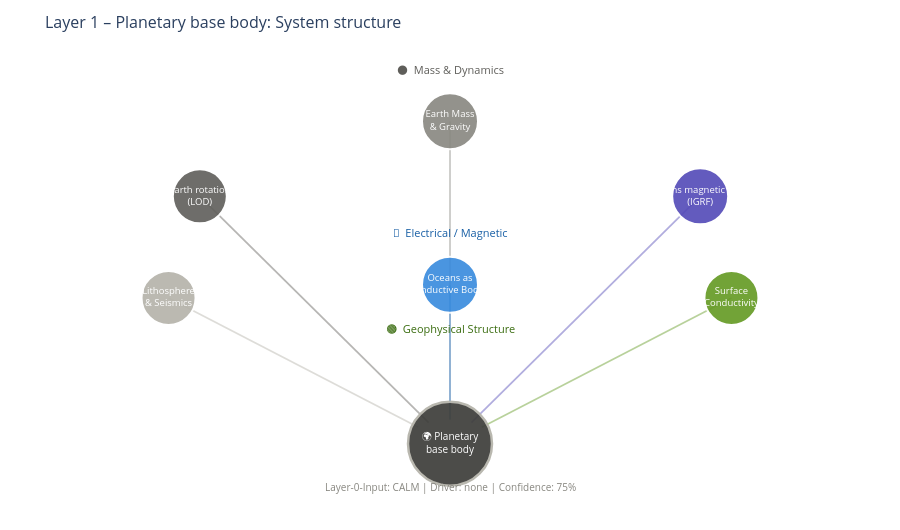

The code cell stored with this chart in its notebook:
### Markdown cell above
---
## 1. System Structure: The 6 Elements of Layer 1

### Code cell
elements = [
    {'name': 'Earth Mass<br>& Gravity',         'x': 0.50, 'y': 0.90, 'color': '#888780', 'sz': 56},
    {'name': 'Earth rotation<br>(LOD)',           'x': 0.18, 'y': 0.73, 'color': '#5F5E5A', 'sz': 54},
    {'name': 'Earths magnetic field<br>(IGRF)',         'x': 0.82, 'y': 0.73, 'color': '#534AB7', 'sz': 56},
    {'name': 'Lithosphere<br>& Seismics',       'x': 0.14, 'y': 0.50, 'color': '#B4B2A9', 'sz': 54},
    {'name': 'Surface<br>Conductivity', 'x': 0.86, 'y': 0.50, 'color': '#639922', 'sz': 54},
    {'name': 'Oceans as<br>Conductive Bodies',  'x': 0.50, 'y': 0.53, 'color': '#378ADD', 'sz': 56},
]
core = {'x': 0.50, 'y': 0.17}

fig = go.Figure()
for el in elements:
    dx = core['x'] - el['x']
    dy = core['y'] - el['y']
    dist = math.sqrt(dx**2 + dy**2)
    t = 0.055 / dist
    ex, ey = core['x'] - dx * t, core['y'] - dy * t
    fig.add_trace(go.Scatter(
        x=[el['x'], ex], y=[el['y'], ey], mode='lines',
        line=dict(color=el['color'], width=1.8), opacity=0.45,
        showlegend=False, hoverinfo='skip'
    ))

# Kern / Erdsystem
fig.add_trace(go.Scatter(
    x=[core['x']], y=[core['y']], mode='markers+text',
    marker=dict(size=84, color='#3d3d3a', opacity=0.92,
                line=dict(color='#B4B2A9', width=2.5)),
    text=['🌍 Planetary<br>base body'], textposition='middle center',
    textfont=dict(size=10, color='white'), showlegend=False, hoverinfo='skip'
))
for el in elements:
    fig.add_trace(go.Scatter(
        x=[el['x']], y=[el['y']], mode='markers+text',
        marker=dict(size=el['sz'], color=el['color'], opacity=0.90,
                    line=dict(color='white', width=2)),
        text=[el['name']], textposition='middle center',
        textfont=dict(size=9.5, color='white'),
        showlegend=False,
        hovertemplate=el['name'].replace('<br>',' ') + '<extra></extra>'
    ))

for txt, px, py, col in [
    ('⚫  Mass & Dynamics',          0.50, 0.99, '#5F5E5A'),
    ('🔵  Electrical / Magnetic',  0.50, 0.61, '#185FA5'),
    ('🟤  Geophysical Structure', 0.50, 0.40, '#3B6D11'),
]:
    fig.add_annotation(x=px, y=py, text=txt, showarrow=False,
                       xref='paper', yref='paper',
                       font=dict(size=11, color=col))

# Layer-0 context einblenden
if layer0:
    ctx = f'Layer-0-Input: {layer0["level"].upper()} | Driver: {layer0["dominant_driver"]} | Confidence: {layer0["confidence"]:.0%}'
    fig.add_annotation(x=0.5, y=0.03, text=ctx, showarrow=False,
                       xref='paper', yref='paper',
                       font=dict(size=10, color='#888780'))

fig.update_layout(
    title=dict(text='Layer 1 – Planetary base body: System structure', font=dict(size=16)),
    xaxis=dict(showgrid=False, zeroline=False, visible=False, range=[-0.05, 1.05]),
    yaxis=dict(showgrid=False, zeroline=False, visible=False, range=[0.02, 1.05]),
    plot_bgcolor='rgba(0,0,0,0)', paper_bgcolor='rgba(0,0,0,0)',
    height=530, margin=dict(l=20, r=20, t=55, b=20)
)
fig.show()

### Figure 1 — Plotly figure (JSON) as saved in the notebook; plotly's stock layout.template omitted (floating-point values rounded to 4 significant figures)
{"data": [{"hoverinfo": "skip", "line": {"color": "#888780", "width": 1.8}, "mode": "lines", "opacity": 0.45, "showlegend": false, "type": "scatter", "x": [0.5, 0.5], "y": [0.9, 0.225]}, {"hoverinfo": "skip", "line": {"color": "#5F5E5A", "width": 1.8}, "mode": "lines", "opacity": 0.45, "showlegend": false, "type": "scatter", "x": [0.18, 0.4727], "y": [0.73, 0.2178]}, {"hoverinfo": "skip", "line": {"color": "#534AB7", "width": 1.8}, "mode": "lines", "opacity": 0.45, "showlegend": false, "type": "scatter", "x": [0.82, 0.5273], "y": [0.73, 0.2178]}, {"hoverinfo": "skip", "line": {"color": "#B4B2A9", "width": 1.8}, "mode": "lines", "opacity": 0.45, "showlegend": false, "type": "scatter", "x": [0.14, 0.4595], "y": [0.5, 0.2072]}, {"hoverinfo": "skip", "line": {"color": "#639922", "width": 1.8}, "mode": "lines", "opacity": 0.45, "showlegend": false, "type": "scatter", "x": [0.86, 0.5405], "y": [0.5, 0.2072]}, {"hoverinfo": "skip", "line": {"color": "#378ADD", "width": 1.8}, "mode": "lines", "opacity": 0.45, "showlegend": false, "type": "scatter", "x": [0.5, 0.5], "y": [0.53, 0.225]}, {"hoverinfo": "skip", "marker": {"color": "#3d3d3a", "line": {"color": "#B4B2A9", "width": 2.5}, "opacity": 0.92, "size": 84}, "mode": "markers+text", "showlegend": false, "text": ["🌍 Planetary<br>base body"], "textfont": {"color": "white", "size": 10}, "textposition": "middle center", "type": "scatter", "x": [0.5], "y": [0.17]}, {"hovertemplate": "Earth Mass & Gravity<extra></extra>", "marker": {"color": "#888780", "line": {"color": "white", "width": 2}, "opacity": 0.9, "size": 56}, "mode": "markers+text", "showlegend": false, "text": ["Earth Mass<br>& Gravity"], "textfont": {"color": "white", "size": 9.5}, "textposition": "middle center", "type": "scatter", "x": [0.5], "y": [0.9]}, {"hovertemplate": "Earth rotation (LOD)<extra></extra>", "marker": {"color": "#5F5E5A", "line": {"color": "white", "width": 2}, "opacity": 0.9, "size": 54}, "mode": "markers+text", "showlegend": false, "text": ["Earth rotation<br>(LOD)"], "textfont": {"color": "white", "size": 9.5}, "textposition": "middle center", "type": "scatter", "x": [0.18], "y": [0.73]}, {"hovertemplate": "Earths magnetic field (IGRF)<extra></extra>", "marker": {"color": "#534AB7", "line": {"color": "white", "width": 2}, "opacity": 0.9, "size": 56}, "mode": "markers+text", "showlegend": false, "text": ["Earths magnetic field<br>(IGRF)"], "textfont": {"color": "white", "size": 9.5}, "textposition": "middle center", "type": "scatter", "x": [0.82], "y": [0.73]}, {"hovertemplate": "Lithosphere & Seismics<extra></extra>", "marker": {"color": "#B4B2A9", "line": {"color": "white", "width": 2}, "opacity": 0.9, "size": 54}, "mode": "markers+text", "showlegend": false, "text": ["Lithosphere<br>& Seismics"], "textfont": {"color": "white", "size": 9.5}, "textposition": "middle center", "type": "scatter", "x": [0.14], "y": [0.5]}, {"hovertemplate": "Surface Conductivity<extra></extra>", "marker": {"color": "#639922", "line": {"color": "white", "width": 2}, "opacity": 0.9, "size": 54}, "mode": "markers+text", "showlegend": false, "text": ["Surface<br>Conductivity"], "textfont": {"color": "white", "size": 9.5}, "textposition": "middle center", "type": "scatter", "x": [0.86], "y": [0.5]}, {"hovertemplate": "Oceans as Conductive Bodies<extra></extra>", "marker": {"color": "#378ADD", "line": {"color": "white", "width": 2}, "opacity": 0.9, "size": 56}, "mode": "markers+text", "showlegend": false, "text": ["Oceans as<br>Conductive Bodies"], "textfont": {"color": "white", "size": 9.5}, "textposition": "middle center", "type": "scatter", "x": [0.5], "y": [0.53]}], "layout": {"annotations": [{"font": {"color": "#5F5E5A", "size": 11}, "showarrow": false, "text": "⚫  Mass & Dynamics", "x": 0.5, "xref": "paper", "y": 0.99, "yref": "paper"}, {"font": {"color": "#185FA5", "size": 11}, "showarrow": false, "text": "🔵  Electrical / Magnetic", "x": 0.5, "xref": "paper", "y": 0.61, "yref": "paper"}, {"font": {"color": "#3B6D11", "size": 11}, "showarrow": false, "text": "🟤  Geophysical Structure", "x": 0.5, "xref": "paper", "y": 0.4, "yref": "paper"}, {"font": {"color": "#888780", "size": 10}, "showarrow": false, "text": "Layer-0-Input: CALM | Driver: none | Confidence: 75%", "x": 0.5, "xref": "paper", "y": 0.03, "yref": "paper"}], "height": 530, "margin": {"b": 20, "l": 20, "r": 20, "t": 55}, "paper_bgcolor": "rgba(0,0,0,0)", "plot_bgcolor": "rgba(0,0,0,0)", "title": {"font": {"size": 16}, "text": "Layer 1 – Planetary base body: System structure"}, "xaxis": {"range": [-0.05, 1.05], "showgrid": false, "visible": false, "zeroline": false}, "yaxis": {"range": [0.02, 1.05], "showgrid": false, "visible": false, "zeroline": false}}}
